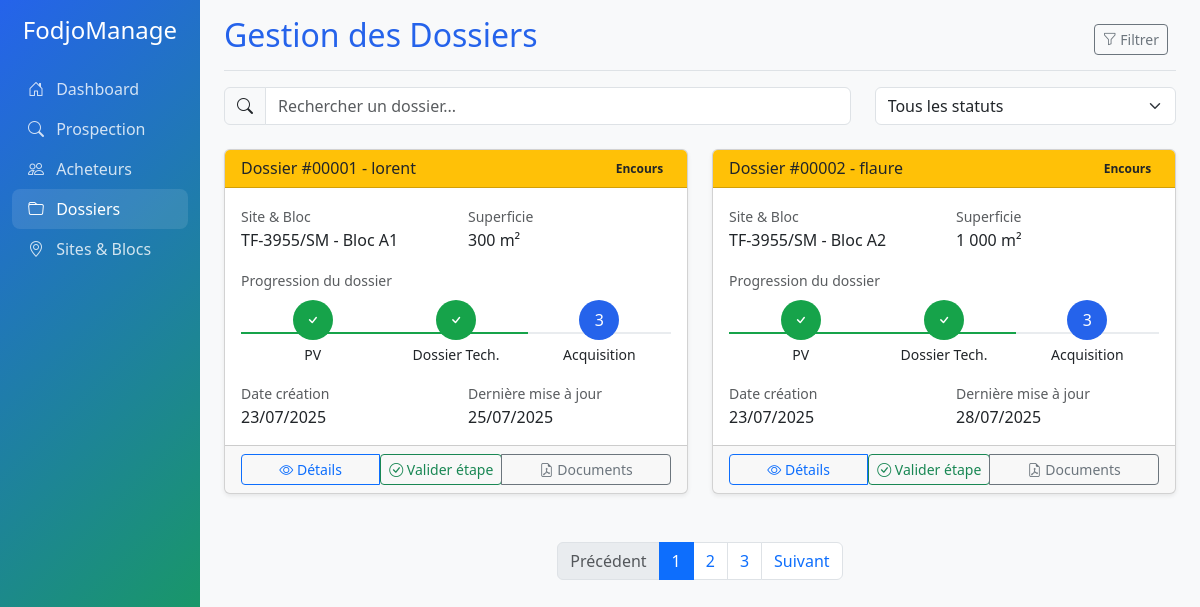
The page /Y_dossierController.php on the database its author committed.
### tables this page shows
CREATE TABLE `dossiers` (
  `idDossier` varchar(10) NOT NULL,
  `numeroProcesVerbal` varchar(100) NOT NULL,
  `numeroDossierTech` varchar(100) NOT NULL,
  `numeroDocAcquisition` varchar(100) NOT NULL,
  `dateProcesVerbal` date NOT NULL,
  `dateDossierTech` date NOT NULL,
  `dateDocAcquisition` date NOT NULL,
  `dateCreateDossier` date NOT NULL,
  `dateMiseAJour` date NOT NULL,
  `idEmploye` varchar(10) NOT NULL,
  `idAcheteur` varchar(10) NOT NULL
);

CREATE TABLE `acheteur` (
  `idAcheteur` varchar(10) NOT NULL,
  `idEmploye` varchar(10) NOT NULL,
  `nomAcheteur` varchar(50) NOT NULL,
  `adresseAcheteur` varchar(100) NOT NULL,
  `telephoneAcheteur` varchar(10) NOT NULL,
  `numeroCNI` varchar(50) NOT NULL,
  `dateNaisAcheteur` date NOT NULL,
  `nomCommercial` varchar(50) NOT NULL,
  `notesAcheteur` text DEFAULT NULL,
  `dateCreateAcheteur` datetime NOT NULL
);

CREATE TABLE `sites` (
  `numeroTitreFoncier` varchar(100) NOT NULL,
  `localisationSite` varchar(100) NOT NULL,
  `superficieInitialeSite` int(100) NOT NULL,
  `superficieCourranteSite` int(100) NOT NULL,
  `prix_Vente` int(11) NOT NULL,
  `statut` tinyint(1) NOT NULL DEFAULT 0,
  `dateCreateSite` date NOT NULL
);

CREATE TABLE `blocs` (
  `idBloc` varchar(10) NOT NULL,
  `numeroTitreFoncier` varchar(100) NOT NULL,
  `nomBloc` varchar(50) NOT NULL,
  `superficieinitialBloc` int(100) NOT NULL,
  `superficieCourranteBloc` int(100) NOT NULL,
  `statutBloc` int(10) NOT NULL DEFAULT 0,
  `dateCreateBloc` datetime NOT NULL
);

CREATE TABLE `selection` (
  `idSelection` varchar(10) NOT NULL,
  `superficieSelection` double NOT NULL,
  `lot` varchar(50) NOT NULL,
  `montantParMetre` double NOT NULL,
  `montantTotalSelection` double NOT NULL,
  `idEmploye` varchar(10) NOT NULL,
  `idBloc` varchar(10) NOT NULL,
  `idAcheteur` varchar(10) NOT NULL,
  `dateCreateSelection` datetime NOT NULL
);

### Y_dossierController.php (called while the page is built, shortened)
<?php
require("../models/H_functionsModels.php");
$Y_executeDossiers = F_executeRequeteSql("SELECT * FROM dossiers INNER JOIN acheteur ON dossiers.idAcheteur = acheteur.idAcheteur INNER JOIN selection ON acheteur.idAcheteur = selection.idAcheteur INNER JOIN blocs ON selection.idBloc = blocs.idBloc INNER JOIN sites ON blocs.numeroTitreFoncier = sites.numeroTitreFoncier");
    ?>
    <?php
require('../views/dossier/dossierView.php');
?>

### H_functionsModels.php (called while the page is built, shortened)
<?php
        if(!function_exists('F_executeRequeteSql'))
        {
            function F_executeRequeteSql (string $H_requete, array $H_tableauParams=NULL)
            {
                global $H_dbConnect;
                    if ($H_tableauParams == NULL)
                    {
                        $H_requete=$H_dbConnect->query($H_requete);
                        $resultat=$H_requete->fetchall();
                    }
                return $resultat;
            }
        }
?>

### dossierView.php (the view, shortened to what this page needs)
<?php
require('../views/template/header.php');
require('../views/template/navbar.php');
?>
            <main class="col-md-9 ms-sm-auto col-lg-10 px-md-4">
                <div class="d-flex justify-content-between flex-wrap flex-md-nowrap align-items-center pt-3 pb-2 mb-3 border-bottom">
                    <h1 class="h2 text-primary-blue">Gestion des Dossiers</h1>
                    <div class="btn-toolbar mb-2 mb-md-0">
                        <div class="btn-group me-2">
                            <button type="button" class="btn btn-sm btn-outline-secondary">
                                <i class="bi bi-funnel"></i>
                                Filtrer
                            </button>
                        </div>
                    </div>
                </div>
                <div class="row mb-4">
                    <div class="col-md-8">
                        <div class="input-group">
                            <span class="input-group-text"><i class="bi bi-search"></i></span>
                            <input type="text" class="form-control" placeholder="Rechercher un dossier...">
                        </div>
                    </div>
                    <div class="col-md-4">
                        <select class="form-select">
                            <option>Tous les statuts</option>
                        </select>
                    </div>
                </div>
                <div class="row">
                    <?php
                        foreach ($Y_executeDossiers as $dossier) {
                            $dateCreation = date('d/m/Y', strtotime($dossier->dateCreateDossier));
                            $dateMiseAJour = date('d/m/Y', strtotime($dossier->dateMiseAJour));
                            $idDossier = substr($dossier->idDossier, -5);
                    ?>
                    <div class="col-lg-6 mb-4">
                        <div class="card shadow-sm">
                            <?php
                                if(!empty($dossier->numeroDocAcquisition)) {
                                    $statusClass = 'bg-success text-white';
                                    $etat = 'Finalisé';
                                }elseif(!empty($dossier->numeroDossierTech)) {
                                    $statusClass = 'bg-warning text-dark';
                                    $etat = 'Encours';
                                } else {
                                    $statusClass = 'bg-primary-blue text-white';
                                    $etat = 'Encours';
                                }
                            ?>
                            <div class="card-header <?= $statusClass ?> d-flex justify-content-between align-items-center">
                                <h6 class="mb-0">Dossier #<?= $idDossier ?> - <?= $dossier->nomAcheteur ?></h6>
                                <span class="badge bg-warning text-dark"><?= $etat ?></span>
                            </div>
                            <div class="card-body">
                                <div class="row mb-3">
                                    <div class="col-6">
                                        <small class="text-muted">Site & Bloc</small>
                                        <div><?= $dossier->numeroTitreFoncier ?> - <?= $dossier->nomBloc ?> </div>
                                    </div>
                                    <div class="col-6">
                                        <small class="text-muted">Superficie</small>
                                        <div><?= number_format($dossier->superficieSelection, 0, '', ' ') ?> m²</div>
                                    </div>
                                </div>
                                <div class="mb-3">
                                    <?php
                                        if (empty($dossier->numeroProcesVerbal)) {
                                            $procesVerbale = "<div class='progress-step current'>
                                                                <div class='progress-step-circle'>1</div>
                                                                <small class='d-block text-center mt-1'>PV</small>
                                                            </div>";
                                            $dossierTechnique = "<div class='progress-step'>
                                                                    <div class='progress-step-circle'>2</div>
                                                                    <small class='d-block text-center mt-1'>Dossier Tech.</small>
                                                                </div>";
                                            $contrat = "<div class='progress-step'>
                                                            <div class='progress-step-circle'>3</div>
                                                            <small class='d-block text-center mt-1'>Acquisition</small>
                                                        </div>";
                                        } elseif (empty($dossier->numeroDocAcquisition)) {
                                            $procesVerbale = "<div class='progress-step completed'>
                                                                <div class='progress-step-circle completed'><i class='bi bi-check'></i></div>
                                                                <small class='d-block text-center mt-1'>PV</small>
                                                            </div>";
                                            $dossierTechnique = "<div class='progress-step completed'>
                                                                    <div class='progress-step-circle completed'><i class='bi bi-check'></i></div>
                                                                    <small class='d-block text-center mt-1'>Dossier Tech.</small>
                                                                </div>";
                                            $contrat = "<div class='progress-step current'>
                                                            <div class='progress-step-circle'>3</div>
                                                            <small class='d-block text-center mt-1'>Acquisition</small>
                                                        </div>";
                                        }
                                    ?>
                                    <small class="text-muted">Progression du dossier</small>
                                    <div class="d-flex align-items-center mt-2">
                                            <?= $procesVerbale ?>
                                            <?= $dossierTechnique ?>
                                            <?= $contrat ?>
                                    </div>
                                </div>
                                <div class="row">
                                    <div class="col-6">
                                        <small class="text-muted">Date création</small>
                                        <div><?= $dateCreation ?></div>
                                    </div>
                                    <div class="col-6">
                                        <small class="text-muted">Dernière mise à jour</small>
                                        <div><?= $dateMiseAJour ?></div>
                                    </div>
                                </div>
                            </div>
                            <div class="card-footer">
                                <div class="btn-group w-100" role="group">
                                    <button type="button" class="btn btn-outline-primary btn-sm"
                                        data-id="<?= $dossier->idDossier ?>"
                                        onclick="chargerDetailsDossier(this)"
                                        data-bs-toggle="modal"
                                        data-bs-target="#dossierModal">
                                        <i class="bi bi-eye"></i> Détails
                                    </button>
                                    <form method="POST">
                                        <button type="submit" name="valider" value="<?= $dossier->idDossier ?>" class="btn btn-outline-success btn-sm">
                                            <i class="bi bi-check-circle"></i> Valider étape
                                        </button>
                                    </form>
                                    <button type="button" class="btn btn-outline-secondary btn-sm">
                                        <i class="bi bi-file-earmark-pdf"></i> Documents
                                    </button>
                                </div>
                            </div>
                        </div>
                    </div>
                    <?php } ?>
                <nav aria-label="Page navigation" class="mt-4">
                    <ul class="pagination justify-content-center">
                        <li class="page-item disabled">
                            <a class="page-link" href="#" tabindex="-1">Précédent</a>
                        </li>
                        <li class="page-item active"><a class="page-link" href="#">1</a></li>
                        <li class="page-item"><a class="page-link" href="#">2</a></li>
                        <li class="page-item"><a class="page-link" href="#">3</a></li>
                        <li class="page-item">
                            <a class="page-link" href="#">Suivant</a>
                        </li>
                    </ul>
                </nav>
            </main>
        </div>
    </div>
</body>
</html>

### sitesView.css (style rules this page uses)
:root { --primary-blue: #2563eb; --primary-green: #16a34a; --light-blue: #dbeafe; --light-green: #dcfce7; }
.text-primary-blue { color: var(--primary-blue) !important; }

### dashboardView.css (style rules this page uses)
:root { --primary-blue: #2563eb; --primary-green: #16a34a; --light-blue: #dbeafe; --light-green: #dcfce7; }
.text-primary-blue { color: var(--primary-blue) !important; }

### dossierView.css (style rules this page uses)
:root { --primary-blue: #2563eb; --primary-green: #16a34a; --light-blue: #dbeafe; --light-green: #dcfce7; }
.text-primary-blue { color: var(--primary-blue) !important; }
.progress-step { position: relative; flex: 1; }
.progress-step::before { content: ''; position: absolute; top: 50%; left: 0; right: 0; height: 2px; background-color: #e9ecef; z-index: 1; }
.progress-step.completed::before { background-color: var(--primary-green); }
.progress-step-circle { position: relative; z-index: 2; width: 40px; height: 40px; border-radius: 50%; background-color: #e9ecef; display: flex; align-items: center; justify-content: center; margin: 0 auto; }
.progress-step.completed .progress-step-circle { background-color: var(--primary-green); color: white; }
.progress-step.current .progress-step-circle { background-color: var(--primary-blue); color: white; }

### acheteurDetails.css (style rules this page uses)
:root { --primary-blue: #2563eb; --primary-green: #16a34a; --light-blue: #dbeafe; --light-green: #dcfce7; }
.text-primary-blue { color: var(--primary-blue) !important; }
.card { transition: all 0.3s ease; }
.btn { transition: all 0.3s ease; }

### rows shown on the page
dossiers: idDossier "00001", idAcheteur.nomAcheteur "lorent", etat "Encours", sites.numeroTitreFoncier "TF-3955/SM", blocs.nomBloc "Bloc A1", selection.superficieSelection "300", dateCreateDossier "23/07/2025", dateMiseAJour "25/07/2025"
dossiers: idDossier "00002", idAcheteur.nomAcheteur "flaure", etat "Encours", sites.numeroTitreFoncier "TF-3955/SM", blocs.nomBloc "Bloc A2", selection.superficieSelection "1 000", dateCreateDossier "23/07/2025", dateMiseAJour "28/07/2025"
